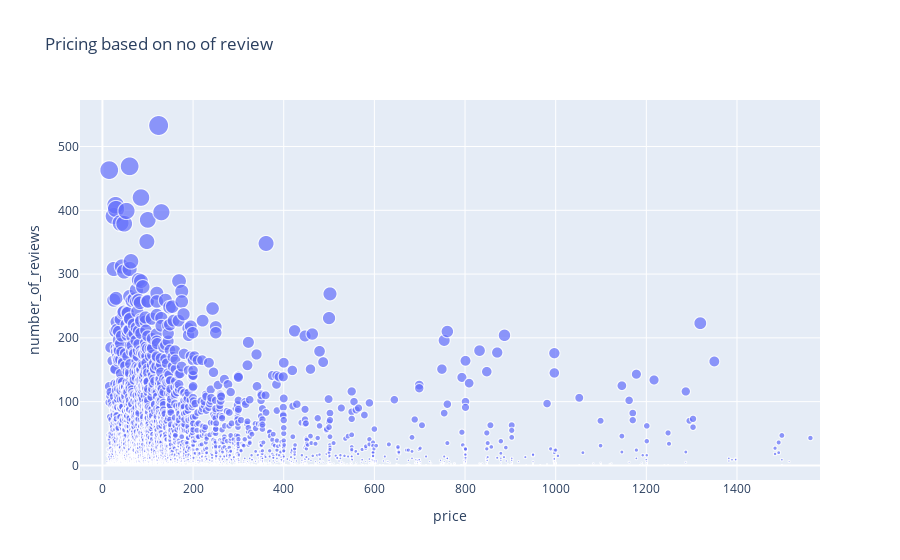

The notebook cell this image was saved under:
### Code cell
price_review=Airbnb[['number_of_reviews','price']].sort_values(by='price')
fig=px.scatter(price_review,x='price',y='number_of_reviews',size='number_of_reviews',title='Pricing based on no of review')
fig.show()

### Figure 1 — Plotly figure (JSON) as saved in the notebook; plotly's stock layout.template omitted (floating-point values rounded to 4 significant figures; data arrays with more than 128 entries replaced by an {"elided": "..."} marker saying what was removed)
{"data": [{"hovertemplate": "price=%{x}<br>number_of_reviews=%{marker.size}<extra></extra>", "legendgroup": "", "marker": {"color": "#636efa", "size": {"elided": "5529 int values"}, "sizemode": "area", "sizeref": 1.333, "symbol": "circle"}, "mode": "markers", "name": "", "showlegend": false, "type": "scattergl", "x": {"elided": "5529 int values"}, "xaxis": "x", "y": {"elided": "5529 int values"}, "yaxis": "y"}], "layout": {"autosize": true, "legend": {"itemsizing": "constant", "tracegroupgap": 0}, "title": {"text": "Pricing based on no of review"}, "xaxis": {"anchor": "y", "autorange": false, "domain": [0, 1], "range": [-49.49, 1583.0], "title": {"text": "price"}, "type": "linear"}, "yaxis": {"anchor": "x", "autorange": false, "domain": [0, 1], "range": [-22.85, 573.0], "title": {"text": "number_of_reviews"}, "type": "linear"}}}
